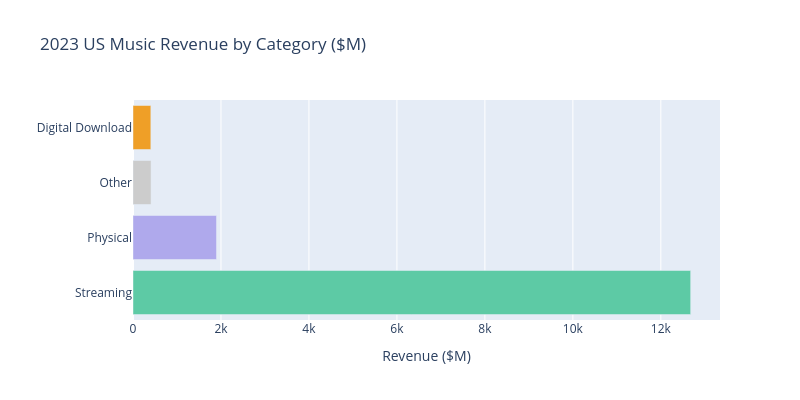

The notebook cell this image was saved under:
### Code cell
# Cell 6 — Chart 2: 2023 revenue breakdown by category (bar chart)
import plotly.express as px

df_cat = df.groupby('category')['revenue_2023'].sum().reset_index()
df_cat = df_cat.sort_values('revenue_2023', ascending=True)

fig2 = px.bar(
    df_cat, x='revenue_2023', y='category',
    orientation='h',
    title='2023 US Music Revenue by Category ($M)',
    labels={'revenue_2023': 'Revenue ($M)', 'category': ''},
    color='category',
    color_discrete_map={
        'Streaming': '#5DCAA5',
        'Physical': '#AFA9EC',
        'Digital Download': '#EF9F27',
        'Other': '#CCCCCC'
    }
)
fig2.update_layout(showlegend=False, width=800, height=400)
fig2.write_html("chart2_2023_breakdown.html")
fig2.show()
print("Saved chart2_2023_breakdown.html ✓")

### Figure 1 — Plotly figure (JSON) as saved in the notebook; plotly's stock layout.template omitted (floating-point values rounded to 4 significant figures)
{"data": [{"hovertemplate": "=%{y}<br>Revenue ($M)=%{x}<extra></extra>", "legendgroup": "Digital Download", "marker": {"color": "#EF9F27", "pattern": {"shape": ""}}, "name": "Digital Download", "orientation": "h", "showlegend": true, "textposition": "auto", "type": "bar", "x": [405.6], "xaxis": "x", "y": ["Digital Download"], "yaxis": "y"}, {"hovertemplate": "=%{y}<br>Revenue ($M)=%{x}<extra></extra>", "legendgroup": "Other", "marker": {"color": "#CCCCCC", "pattern": {"shape": ""}}, "name": "Other", "orientation": "h", "showlegend": true, "textposition": "auto", "type": "bar", "x": [410.9], "xaxis": "x", "y": ["Other"], "yaxis": "y"}, {"hovertemplate": "=%{y}<br>Revenue ($M)=%{x}<extra></extra>", "legendgroup": "Physical", "marker": {"color": "#AFA9EC", "pattern": {"shape": ""}}, "name": "Physical", "orientation": "h", "showlegend": true, "textposition": "auto", "type": "bar", "x": [1898.0], "xaxis": "x", "y": ["Physical"], "yaxis": "y"}, {"hovertemplate": "=%{y}<br>Revenue ($M)=%{x}<extra></extra>", "legendgroup": "Streaming", "marker": {"color": "#5DCAA5", "pattern": {"shape": ""}}, "name": "Streaming", "orientation": "h", "showlegend": true, "textposition": "auto", "type": "bar", "x": [12680.0], "xaxis": "x", "y": ["Streaming"], "yaxis": "y"}], "layout": {"barmode": "relative", "height": 400, "legend": {"title": {"text": ""}, "tracegroupgap": 0}, "showlegend": false, "title": {"text": "2023 US Music Revenue by Category ($M)"}, "width": 800, "xaxis": {"anchor": "y", "domain": [0, 1], "title": {"text": "Revenue ($M)"}}, "yaxis": {"anchor": "x", "categoryarray": ["Streaming", "Physical", "Other", "Digital Download"], "categoryorder": "array", "domain": [0, 1], "title": {"text": ""}}}}
